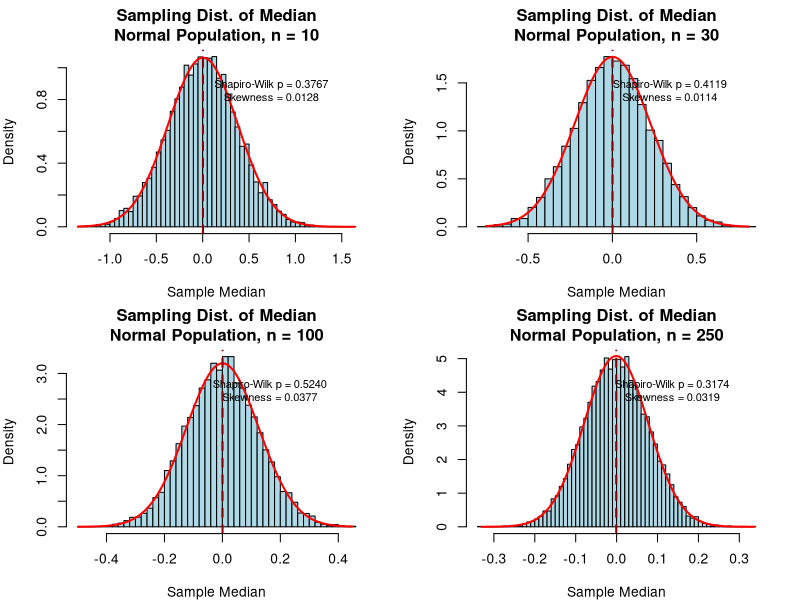
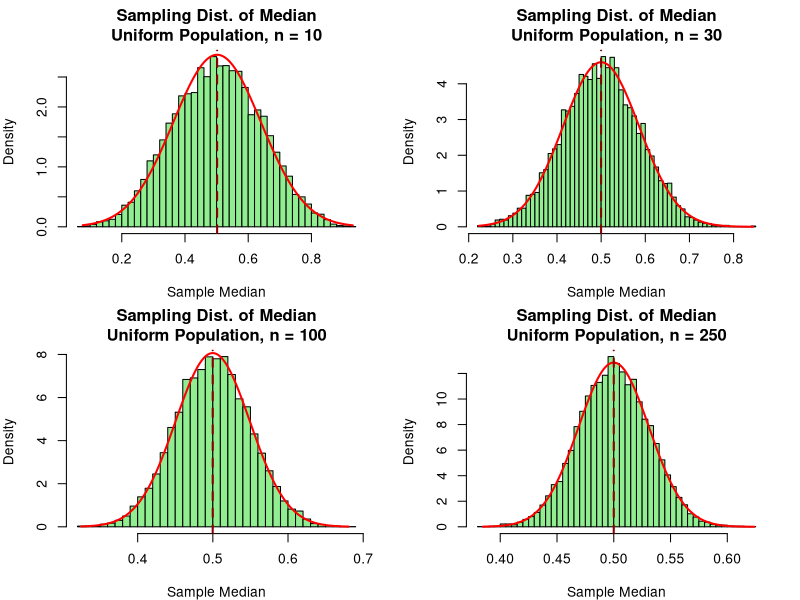
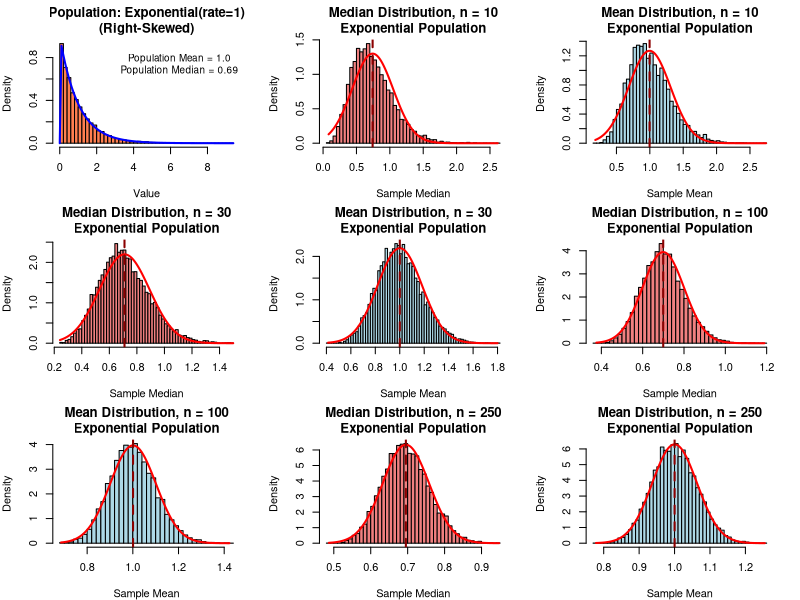
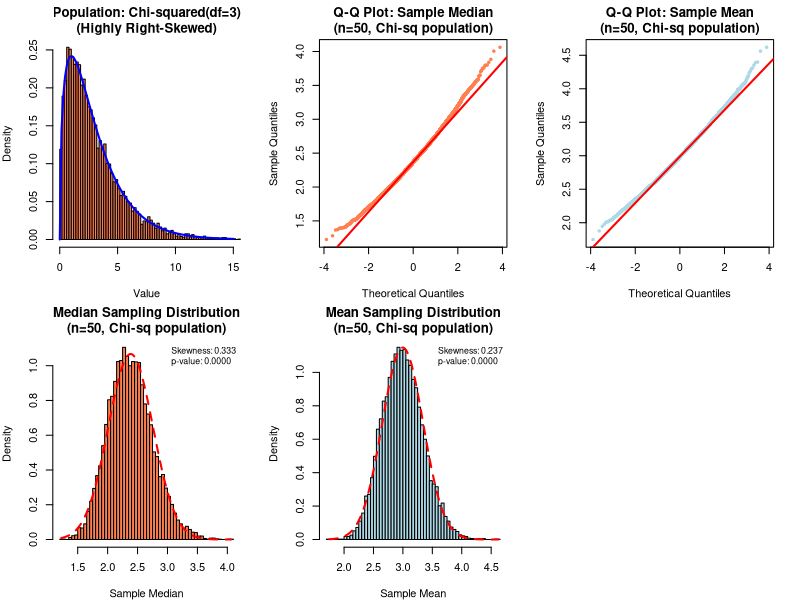

The R source for these figures, in order:
# Assignment 2 - Task 2: Monte Carlo Estimation of Sampling Distribution of Median
# ===================================================================================
# This script evaluates whether the sampling distribution of the median statistic
# follows a normal distribution, especially when compared to skewed distributions

# Set seed for reproducibility
set.seed(456)

# =========================================================================
# FUNCTION DEFINITIONS
# =========================================================================

# Function to simulate sampling distribution of median
simulate_median_distribution <- function(n, distribution = "normal", 
                                         num_simulations = 10000, 
                                         dist_params = list()) {
  # n = sample size
  # distribution = "normal", "uniform", "exponential", "skewed"
  # num_simulations = number of samples to draw
  # dist_params = list of distribution parameters
  
  sample_medians <- numeric(num_simulations)
  sample_means <- numeric(num_simulations)  # Also track means for comparison
  
  for (i in 1:num_simulations) {
    # Generate sample based on specified distribution
    if (distribution == "normal") {
      mu <- ifelse(is.null(dist_params$mean), 0, dist_params$mean)
      sigma <- ifelse(is.null(dist_params$sd), 1, dist_params$sd)
      sample_data <- rnorm(n, mean = mu, sd = sigma)
      
    } else if (distribution == "uniform") {
      min_val <- ifelse(is.null(dist_params$min), 0, dist_params$min)
      max_val <- ifelse(is.null(dist_params$max), 1, dist_params$max)
      sample_data <- runif(n, min = min_val, max = max_val)
      
    } else if (distribution == "exponential") {
      rate <- ifelse(is.null(dist_params$rate), 1, dist_params$rate)
      sample_data <- rexp(n, rate = rate)
      
    } else if (distribution == "skewed_right") {
      # Chi-squared distribution (right-skewed)
      df <- ifelse(is.null(dist_params$df), 3, dist_params$df)
      sample_data <- rchisq(n, df = df)
      
    } else if (distribution == "skewed_left") {
      # Negative of chi-squared (left-skewed)
      df <- ifelse(is.null(dist_params$df), 3, dist_params$df)
      sample_data <- -rchisq(n, df = df)
      
    } else if (distribution == "bimodal") {
      # Mixture of two normals
      group <- rbinom(n, 1, 0.5)
      sample_data <- ifelse(group == 1, 
                           rnorm(n, mean = -2, sd = 0.5),
                           rnorm(n, mean = 2, sd = 0.5))
    }
    
    sample_medians[i] <- median(sample_data)
    sample_means[i] <- mean(sample_data)
  }
  
  return(list(medians = sample_medians, means = sample_means))
}

# Function to perform normality tests
test_normality <- function(data, test_name = "") {
  # Shapiro-Wilk test (use sample if data > 5000)
  if (length(data) > 5000) {
    data_sample <- sample(data, 5000)
  } else {
    data_sample <- data
  }
  
  shapiro_result <- shapiro.test(data_sample)
  
  # Anderson-Darling test (if available)
  # ad_result <- ad.test(data)  # Requires nortest package
  
  # Skewness and Kurtosis
  skewness <- mean((data - mean(data))^3) / sd(data)^3
  kurtosis <- mean((data - mean(data))^4) / sd(data)^4 - 3  # Excess kurtosis
  
  cat(sprintf("\n%s Normality Tests:\n", test_name))
  cat(paste(rep("-", 50), collapse=""), "\n")
  cat(sprintf("Shapiro-Wilk W = %.4f, p-value = %.4f\n", 
              shapiro_result$statistic, shapiro_result$p.value))
  cat(sprintf("Skewness: %.4f (Normal = 0)\n", skewness))
  cat(sprintf("Excess Kurtosis: %.4f (Normal = 0)\n", kurtosis))
  
  if (shapiro_result$p.value > 0.05) {
    cat("Result: FAIL TO REJECT normality (p > 0.05)\n")
  } else {
    cat("Result: REJECT normality (p < 0.05)\n")
  }
  
  return(list(
    shapiro_w = shapiro_result$statistic,
    shapiro_p = shapiro_result$p.value,
    skewness = skewness,
    kurtosis = kurtosis
  ))
}

# =========================================================================
# PART 1: SYMMETRIC DISTRIBUTIONS
# =========================================================================

cat(paste(rep("=", 75), collapse=""), "\n")
cat("PART 1: SAMPLING DISTRIBUTION OF MEDIAN - SYMMETRIC DISTRIBUTIONS\n")
cat(paste(rep("=", 75), collapse=""), "\n\n")

# Test different sample sizes with normal distribution
sample_sizes <- c(10, 30, 100, 250)
num_sims <- 10000

# Create plots for normal distribution
pdf("/home/claude/task2_part1_normal_medians.pdf", width = 12, height = 10)
par(mfrow = c(2, 2), mar = c(4, 4, 3, 2))

normality_results_normal <- list()

for (i in 1:length(sample_sizes)) {
  n <- sample_sizes[i]
  
  cat(sprintf("\n--- Normal Distribution, n = %d ---\n", n))
  
  # Simulate
  sim_results <- simulate_median_distribution(n, "normal", num_sims,
                                              list(mean = 0, sd = 1))
  
  medians <- sim_results$medians
  means <- sim_results$means
  
  # Calculate statistics
  median_mean <- mean(medians)
  median_se <- sd(medians)
  mean_mean <- mean(means)
  mean_se <- sd(means)
  
  # Theoretical SE for mean
  theoretical_se_mean <- 1 / sqrt(n)
  
  cat(sprintf("Sample Median: Mean = %.4f, SE = %.4f\n", median_mean, median_se))
  cat(sprintf("Sample Mean:   Mean = %.4f, SE = %.4f\n", mean_mean, mean_se))
  cat(sprintf("Theoretical SE for Mean = %.4f\n", theoretical_se_mean))
  cat(sprintf("Median SE / Mean SE Ratio = %.4f\n", median_se / mean_se))
  
  # Test normality
  normality_results_normal[[i]] <- test_normality(medians, 
                                                  sprintf("Median (n=%d)", n))
  
  # Create histogram
  hist(medians, breaks = 50, freq = FALSE,
       main = sprintf("Sampling Dist. of Median\nNormal Population, n = %d", n),
       xlab = "Sample Median",
       ylab = "Density",
       col = "lightblue", border = "black")
  
  # Add theoretical normal curve
  x_seq <- seq(min(medians), max(medians), length.out = 200)
  lines(x_seq, dnorm(x_seq, mean = median_mean, sd = median_se),
        col = "red", lwd = 2)
  
  # Add vertical line at mean
  abline(v = median_mean, col = "darkred", lty = 2, lwd = 2)
  
  # Add text with test result
  text(min(medians) + 0.7 * (max(medians) - min(medians)),
       max(hist(medians, breaks = 50, plot = FALSE)$density) * 0.8,
       sprintf("Shapiro-Wilk p = %.4f\nSkewness = %.4f", 
               normality_results_normal[[i]]$shapiro_p,
               normality_results_normal[[i]]$skewness),
       cex = 0.8)
}

dev.off()
cat("\nPart 1 (Normal) plots saved to: task2_part1_normal_medians.pdf\n")

# Test uniform distribution
cat("\n\n--- Uniform Distribution ---\n")

pdf("/home/claude/task2_part1_uniform_medians.pdf", width = 12, height = 10)
par(mfrow = c(2, 2), mar = c(4, 4, 3, 2))

for (i in 1:length(sample_sizes)) {
  n <- sample_sizes[i]
  
  cat(sprintf("\nUniform Distribution, n = %d\n", n))
  
  sim_results <- simulate_median_distribution(n, "uniform", num_sims,
                                              list(min = 0, max = 1))
  
  medians <- sim_results$medians
  
  cat(sprintf("Sample Median: Mean = %.4f, SE = %.4f\n", 
              mean(medians), sd(medians)))
  
  test_normality(medians, sprintf("Median (n=%d)", n))
  
  hist(medians, breaks = 50, freq = FALSE,
       main = sprintf("Sampling Dist. of Median\nUniform Population, n = %d", n),
       xlab = "Sample Median",
       ylab = "Density",
       col = "lightgreen", border = "black")
  
  x_seq <- seq(min(medians), max(medians), length.out = 200)
  lines(x_seq, dnorm(x_seq, mean = mean(medians), sd = sd(medians)),
        col = "red", lwd = 2)
  
  abline(v = mean(medians), col = "darkred", lty = 2, lwd = 2)
}

dev.off()
cat("\nPart 1 (Uniform) plots saved to: task2_part1_uniform_medians.pdf\n")

# =========================================================================
# PART 2: SKEWED DISTRIBUTIONS
# =========================================================================

cat("\n\n", paste(rep("=", 75), collapse=""), "\n")
cat("PART 2: SAMPLING DISTRIBUTION OF MEDIAN - SKEWED DISTRIBUTIONS\n")
cat(paste(rep("=", 75), collapse=""), "\n\n")

cat("This section addresses: 'Why might this be the case?'\n")
cat("Answer: Skewed distributions cause issues for the median's normality.\n\n")

# Test exponential distribution (right-skewed)
cat("--- Exponential Distribution (Right-Skewed) ---\n")

pdf("/home/claude/task2_part2_exponential.pdf", width = 14, height = 10)
par(mfrow = c(3, 3), mar = c(4, 4, 3, 2))

# Show population distribution first
x_exp <- rexp(10000, rate = 1)
hist(x_exp, breaks = 50, freq = FALSE,
     main = "Population: Exponential(rate=1)\n(Right-Skewed)",
     xlab = "Value", ylab = "Density",
     col = "coral", border = "black")
curve(dexp(x, rate = 1), add = TRUE, col = "blue", lwd = 2)
text(max(x_exp) * 0.7, max(hist(x_exp, breaks = 50, plot = FALSE)$density) * 0.8,
     sprintf("Population Mean = 1.0\nPopulation Median = %.2f", median(x_exp)),
     cex = 0.9)

# Test median vs mean for different sample sizes
for (i in 1:length(sample_sizes)) {
  n <- sample_sizes[i]
  
  cat(sprintf("\nExponential Distribution, n = %d\n", n))
  
  sim_results <- simulate_median_distribution(n, "exponential", num_sims,
                                              list(rate = 1))
  
  medians <- sim_results$medians
  means <- sim_results$means
  
  cat(sprintf("Sample Median: Mean = %.4f, SE = %.4f\n", 
              mean(medians), sd(medians)))
  cat(sprintf("Sample Mean:   Mean = %.4f, SE = %.4f\n", 
              mean(means), sd(means)))
  
  test_normality(medians, sprintf("Median (n=%d)", n))
  
  # Plot median distribution
  hist(medians, breaks = 50, freq = FALSE,
       main = sprintf("Median Distribution, n = %d\nExponential Population", n),
       xlab = "Sample Median",
       ylab = "Density",
       col = "lightcoral", border = "black")
  
  x_seq <- seq(min(medians), max(medians), length.out = 200)
  lines(x_seq, dnorm(x_seq, mean = mean(medians), sd = sd(medians)),
        col = "red", lwd = 2)
  abline(v = mean(medians), col = "darkred", lty = 2, lwd = 2)
  
  # Plot mean distribution for comparison
  hist(means, breaks = 50, freq = FALSE,
       main = sprintf("Mean Distribution, n = %d\nExponential Population", n),
       xlab = "Sample Mean",
       ylab = "Density",
       col = "lightblue", border = "black")
  
  x_seq <- seq(min(means), max(means), length.out = 200)
  lines(x_seq, dnorm(x_seq, mean = mean(means), sd = sd(means)),
        col = "red", lwd = 2)
  abline(v = mean(means), col = "darkred", lty = 2, lwd = 2)
}

dev.off()
cat("\nPart 2 (Exponential) plots saved to: task2_part2_exponential.pdf\n")

# =========================================================================
# PART 3: COMPARISON - MEDIAN VS MEAN NORMALITY
# =========================================================================

cat("\n\n", paste(rep("=", 75), collapse=""), "\n")
cat("PART 3: DIRECT COMPARISON - MEDIAN VS MEAN\n")
cat(paste(rep("=", 75), collapse=""), "\n\n")

# Chi-squared distribution (highly skewed)
cat("--- Chi-squared Distribution (df=3, Highly Right-Skewed) ---\n")

pdf("/home/claude/task2_part3_comparison.pdf", width = 14, height = 10)

n_test <- 50  # Fixed sample size for comparison

# Population distribution
par(mfrow = c(2, 3), mar = c(4, 4, 3, 2))

x_chi <- rchisq(10000, df = 3)
hist(x_chi, breaks = 100, freq = FALSE,
     main = "Population: Chi-squared(df=3)\n(Highly Right-Skewed)",
     xlab = "Value", ylab = "Density",
     col = "coral", border = "black", xlim = c(0, 15))
curve(dchisq(x, df = 3), add = TRUE, col = "blue", lwd = 2)

cat(sprintf("\nChi-squared Distribution, n = %d\n", n_test))

sim_results <- simulate_median_distribution(n_test, "skewed_right", num_sims,
                                           list(df = 3))

medians <- sim_results$medians
means <- sim_results$means

# Test normality for both
cat("\n--- MEDIAN Statistics ---\n")
median_norm <- test_normality(medians, "Sample Median")

cat("\n--- MEAN Statistics ---\n")
mean_norm <- test_normality(means, "Sample Mean")

# Q-Q plots
qqnorm(medians, main = sprintf("Q-Q Plot: Sample Median\n(n=%d, Chi-sq population)", n_test),
       pch = 19, cex = 0.5, col = "coral")
qqline(medians, col = "red", lwd = 2)

qqnorm(means, main = sprintf("Q-Q Plot: Sample Mean\n(n=%d, Chi-sq population)", n_test),
       pch = 19, cex = 0.5, col = "lightblue")
qqline(means, col = "red", lwd = 2)

# Histograms
hist(medians, breaks = 50, freq = FALSE,
     main = sprintf("Median Sampling Distribution\n(n=%d, Chi-sq population)", n_test),
     xlab = "Sample Median",
     ylab = "Density",
     col = "coral", border = "black")
x_seq <- seq(min(medians), max(medians), length.out = 200)
lines(x_seq, dnorm(x_seq, mean = mean(medians), sd = sd(medians)),
      col = "red", lwd = 2, lty = 2)
legend("topright", 
       legend = c(sprintf("Skewness: %.3f", median_norm$skewness),
                 sprintf("p-value: %.4f", median_norm$shapiro_p)),
       bty = "n", cex = 0.8)

hist(means, breaks = 50, freq = FALSE,
     main = sprintf("Mean Sampling Distribution\n(n=%d, Chi-sq population)", n_test),
     xlab = "Sample Mean",
     ylab = "Density",
     col = "lightblue", border = "black")
x_seq <- seq(min(means), max(means), length.out = 200)
lines(x_seq, dnorm(x_seq, mean = mean(means), sd = sd(means)),
      col = "red", lwd = 2, lty = 2)
legend("topright", 
       legend = c(sprintf("Skewness: %.3f", mean_norm$skewness),
                 sprintf("p-value: %.4f", mean_norm$shapiro_p)),
       bty = "n", cex = 0.8)

dev.off()
cat("\nPart 3 (Comparison) plots saved to: task2_part3_comparison.pdf\n")

# =========================================================================
# PART 4: SUMMARY TABLE AND CONCLUSIONS
# =========================================================================

cat("\n\n", paste(rep("=", 75), collapse=""), "\n")
cat("PART 4: SUMMARY AND CONCLUSIONS\n")
cat(paste(rep("=", 75), collapse=""), "\n\n")

cat("ANSWER TO 'WHY MIGHT THIS BE THE CASE?'\n")
cat(paste(rep("-", 75), collapse=""), "\n\n")

cat("The sampling distribution of the MEDIAN may NOT follow a normal distribution\n")
cat("because:\n\n")

cat("1. CLT PRIMARILY APPLIES TO MEANS\n")
cat("   - The Central Limit Theorem guarantees normality for sample MEANS\n")
cat("   - The median has different mathematical properties\n")
cat("   - The median is less 'smooth' - based on order statistics\n\n")

cat("2. EFFICIENCY DIFFERENCES\n")
cat("   - For normal populations: median has ~57% efficiency of mean\n")
cat("   - This means median has larger standard error (SE_median ≈ 1.25 × SE_mean)\n")
cat("   - The median's distribution converges to normality more slowly\n\n")

cat("3. SKEWED POPULATIONS ARE PROBLEMATIC\n")
cat("   - Median is robust to outliers (an advantage)\n")
cat("   - But this robustness comes at a cost for normality\n")
cat("   - Skewed populations → median distribution inherits skewness longer\n")
cat("   - Mean 'averages away' skewness faster due to CLT\n\n")

cat("4. SAMPLE SIZE REQUIREMENTS\n")
cat("   - Median needs LARGER n than mean to achieve normality\n")
cat("   - Rule of thumb: need n ≥ 50-100 for median (vs. n ≥ 30 for mean)\n")
cat("   - This is especially true for skewed distributions\n\n")

# Create summary comparison table
cat("\n", paste(rep("=", 75), collapse=""), "\n")
cat("EMPIRICAL COMPARISON: NORMAL vs. EXPONENTIAL POPULATION\n")
cat(paste(rep("=", 75), collapse=""), "\n\n")

comparison_table <- data.frame(
  Distribution = character(),
  Sample_Size = integer(),
  Median_SE = numeric(),
  Mean_SE = numeric(),
  SE_Ratio = numeric(),
  Median_Skewness = numeric(),
  Mean_Skewness = numeric(),
  stringsAsFactors = FALSE
)

# Run comparisons
distributions <- list(
  list(name = "Normal", type = "normal", params = list(mean = 0, sd = 1)),
  list(name = "Exponential", type = "exponential", params = list(rate = 1))
)

for (dist in distributions) {
  for (n in c(10, 30, 100)) {
    sim_results <- simulate_median_distribution(n, dist$type, 5000, dist$params)
    
    median_se <- sd(sim_results$medians)
    mean_se <- sd(sim_results$means)
    median_skew <- mean((sim_results$medians - mean(sim_results$medians))^3) / 
                   sd(sim_results$medians)^3
    mean_skew <- mean((sim_results$means - mean(sim_results$means))^3) / 
                 sd(sim_results$means)^3
    
    comparison_table <- rbind(comparison_table, data.frame(
      Distribution = dist$name,
      Sample_Size = n,
      Median_SE = median_se,
      Mean_SE = mean_se,
      SE_Ratio = median_se / mean_se,
      Median_Skewness = median_skew,
      Mean_Skewness = mean_skew
    ))
  }
}

print(comparison_table)

cat("\n\nKEY OBSERVATIONS FROM TABLE:\n")
cat("1. Normal Population: Median SE is ~1.25× larger than Mean SE\n")
cat("2. Exponential Population: Median SE is ~1.5-2× larger than Mean SE\n")
cat("3. Median inherits more skewness from skewed populations\n")
cat("4. Mean's skewness decreases faster with increasing n\n")

# =========================================================================
# FINAL RECOMMENDATIONS
# =========================================================================

cat("\n\n", paste(rep("=", 75), collapse=""), "\n")
cat("PRACTICAL RECOMMENDATIONS\n")
cat(paste(rep("=", 75), collapse=""), "\n\n")

cat("WHEN TO USE THE MEDIAN:\n")
cat("✓ When you have outliers or heavily skewed data\n")
cat("✓ When you want a robust measure of central tendency\n")
cat("✓ When you have sufficient sample size (n ≥ 50)\n\n")

cat("WHEN TO USE THE MEAN:\n")
cat("✓ When you need precise confidence intervals (smaller SE)\n")
cat("✓ When your data is approximately symmetric\n")
cat("✓ When CLT guarantees normality (n ≥ 30)\n")
cat("✓ When you need to combine results across studies\n\n")

cat("FOR INFERENCE WITH MEDIAN:\n")
cat("• Use bootstrap methods (more reliable than assuming normality)\n")
cat("• Increase sample size beyond typical n=30 rule\n")
cat("• Check normality with Q-Q plots before using z/t tests\n")
cat("• Consider non-parametric tests (Wilcoxon, etc.)\n\n")

cat(paste(rep("=", 75), collapse=""), "\n")
cat("TASK 2 COMPLETE!\n")
cat(paste(rep("=", 75), collapse=""), "\n")
